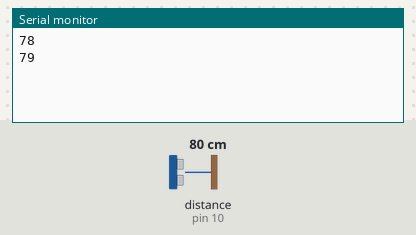
Recording of a sketch running on a simulated Arduino Uno, built with avr-gcc and run on an emulated ATmega328P. Shown: the last lines printed to the serial monitor. Wiring (inferred from the names in the program): ultrasonic range finder: trigger pin 9; echo pin 10. The test bench sets the inputs (shaded band); at power-on: distance to the obstacle (sensor on pin 10) 80 cm. The echo pulse lasts 58.3 µs per cm.

Above: at 1.8 s.
1.9 s: distance to the obstacle (sensor on pin 10) set to 2 cm
At 2.8 s:
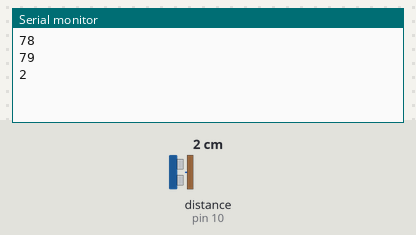
3.4 s: distance to the obstacle (sensor on pin 10) set to 4 cm
At 4.7 s:
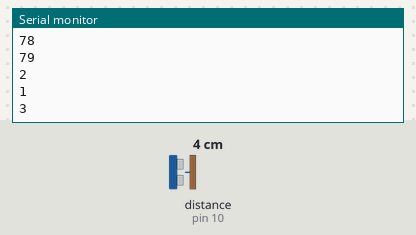
Timing chart, 0 to 6.4 s (numbered marks = the images above; inputs shaded):
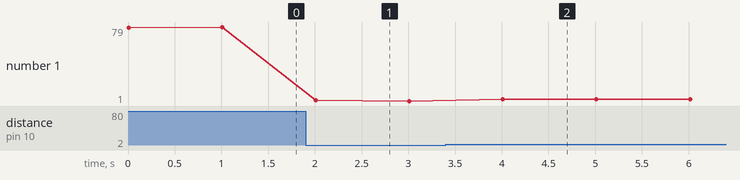

Measured:
- after the input at 1.9 s, the serial monitor: prints a new line after 0.11 s (image 1)
- after the input at 3.4 s, the serial monitor: prints a new line after 0.61 s (image 2)
- plotted number 1: 79 → 1 after the input at 1.9 s, 1 → 3 after the input at 3.4 s

The sketch:

bluethooth_with_sensor_input_i2c.ino
```cpp
///#include <Wire.h>

//String value;
const int transmit=9;
const int receive=10;
long duration;
int distance;


void setup() {
  // put your setup code here, to run once:
  //pinMode(2,OUTPUT);
  //pinMode(3,OUTPUT);
    //Wire.begin();
    Serial.begin(9600);
    pinMode(transmit,OUTPUT);
    pinMode(receive,INPUT);

  Serial.begin(9600);

}

void loop() {
  digitalWrite(transmit,LOW);
  delayMicroseconds(2);
  digitalWrite(transmit,HIGH);
  delayMicroseconds(10);
  digitalWrite(transmit,LOW);
  duration=pulseIn(receive,HIGH);
  distance=duration*0.034/2;
  Serial.println(distance);
  delay(1000);
  //Wire.beginTransmission(9);
  //Wire.write(distance);
  //Serial.println(distance);
  //delay(500);
  //Wire.endTransmission();
}
```
